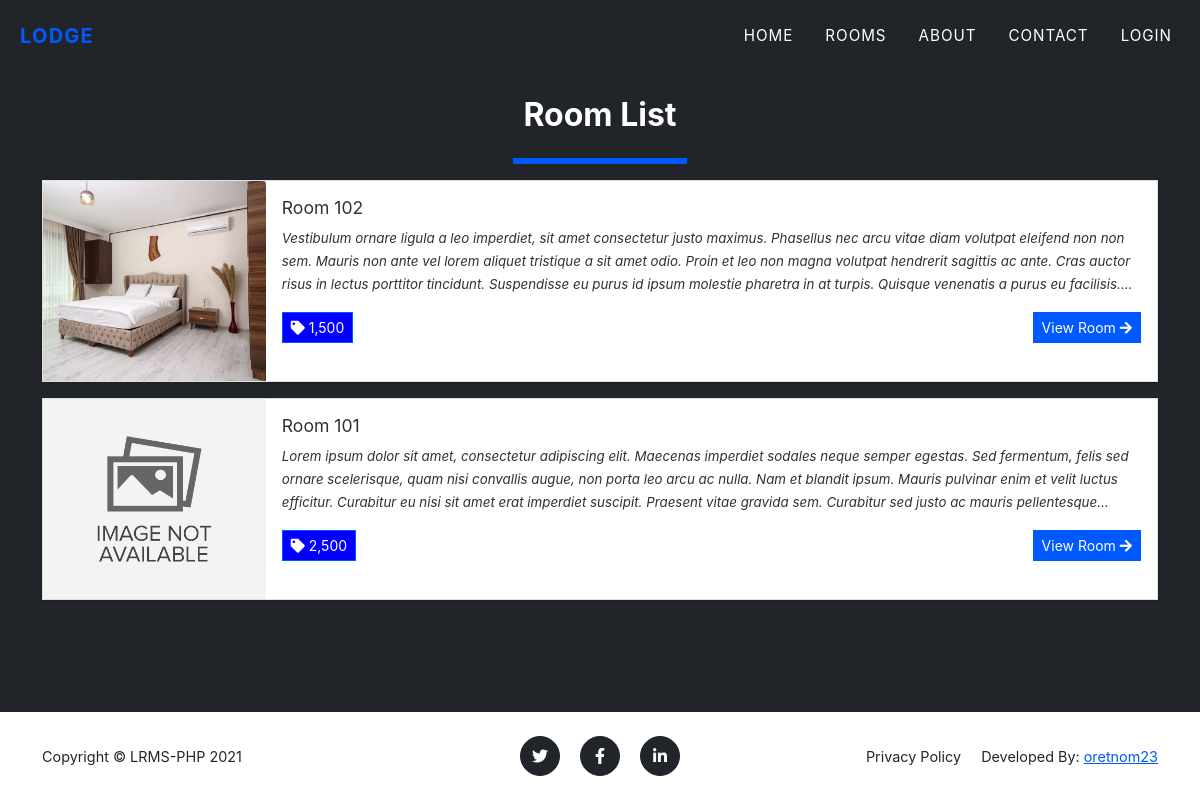
The page /?page=rooms on the database its author committed.
### tables this page shows
CREATE TABLE `room_list` (
  `id` int(30) NOT NULL,
  `room` text NOT NULL,
  `description` text NOT NULL,
  `price` float NOT NULL,
  `status` tinyint(1) NOT NULL COMMENT '1 = Available, 2 = Unavailable',
  `upload_path` text DEFAULT NULL,
  `date_created` datetime NOT NULL DEFAULT current_timestamp(),
  `date_updated` datetime DEFAULT NULL ON UPDATE current_timestamp()
);

### config.php (called while the page is built, shortened)
<?php
function validate_image($file){
	if(!empty($file)){
		if(is_file(base_app.$file)){
			return base_url.$file;
		}else{
			return base_url.'dist/img/no-image-available.png';
		}
	}else{
		return base_url.'dist/img/no-image-available.png';
	}
}
?>

### rooms.php (the view)
<section class="page-section bg-dark" id="home">
	<div class="container">
		<h2 class="text-center">Room List</h2>
	<div class="d-flex w-100 justify-content-center">
		<hr class="border-warning" style="border:3px solid" width="15%">
	</div>
	<div class="w-100">
		<?php
		$room = $conn->query("SELECT * FROM `room_list` order by rand() ");
			while($row = $room->fetch_assoc() ):
				$cover='';
				if(is_dir(base_app.'uploads/room_'.$row['id'])){
					$img = scandir(base_app.'uploads/room_'.$row['id']);
					$k = array_search('.',$img);
					if($k !== false)
						unset($img[$k]);
					$k = array_search('..',$img);
					if($k !== false)
						unset($img[$k]);
					$cover = isset($img[2]) ? 'uploads/room_'.$row['id'].'/'.$img[2] : "";
				}
				$row['description'] = strip_tags(stripslashes(html_entity_decode($row['description'])));
		?>
			<div class="card d-flex w-100 rounded-0 mb-3 package-item">
				<img class="card-img-top" src="<?php echo validate_image($cover) ?>" alt="<?php echo $row['room'] ?>" height="200rem" style="object-fit:cover">
				<div class="card-body">
				<h5 class="card-title truncate-1"><?php echo $row['room'] ?></h5>
				<p class="card-text truncate"><?php echo $row['description'] ?></p>
				<div class="w-100 d-flex justify-content-between">
					<span class="rounded-0 btn btn-flat btn-sm btn-primary"><i class="fa fa-tag"></i> <?php echo number_format($row['price']) ?></span>
					<a href="./?page=view_room&id=<?php echo md5($row['id']) ?>" class="btn btn-sm btn-flat btn-warning">View Room <i class="fa fa-arrow-right"></i></a>
				</div>
				</div>
			</div>
		<?php endwhile; ?>
	</div>
	</div>
</section>

### rows shown on the page
room_list: shows a picture, room "Room 102", description "Vestibulum ornare ligula a leo imperdiet, sit amet consectetur justo maximus. Phasellus nec arcu vitae diam volutpat eleifend non non sem. Mauris non ante vel lorem aliquet tristique a sit amet odio. Proin et leo non magna volutpat hendrerit sagittis ac ante. Cras auctor risus in lectus porttitor tincidunt. Suspendisse eu purus id ipsum molestie pharetra in at turpis. Quisque venenatis a purus eu…", price "1,500"
room_list: shows a picture, room "Room 101", description "Lorem ipsum dolor sit amet, consectetur adipiscing elit. Maecenas imperdiet sodales neque semper egestas. Sed fermentum, felis sed ornare scelerisque, quam nisi convallis augue, non porta leo arcu ac nulla. Nam et blandit ipsum. Mauris pulvinar enim et velit luctus efficitur. Curabitur eu nisi sit amet erat imperdiet suscipit. Praesent vitae gravida sem. Curabitur sed justo ac mauris…", price "2,500"

### other values the page prints
$_settings->info('short_name') "LRMS-PHP"
